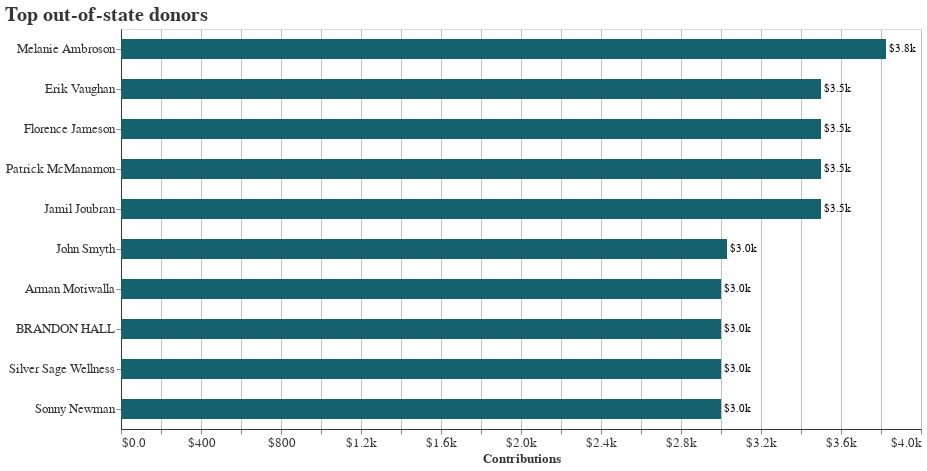

The notebook cell saved with this chart:
### Code cell
# Chart
top_outside_donors_chart = alt.Chart(top_outside_donors).mark_bar().encode(
    x=alt.X('amount', axis=alt.Axis(format='$.2s', title='Contributions')),
    y=alt.Y('contributorName', axis=alt.Axis(title=''), sort='-x'),
)

top_outside_donors_text = top_outside_donors_chart.mark_text(
    align='left',
    baseline='middle',
    dx=3  # Nudges text to right so it doesn't appear on top of the bar
).encode(
    text=alt.Text( 'amount:Q', format='$.2s'),
)


(top_outside_donors_chart + top_outside_donors_text).properties(
    title={
        "text":"Top out-of-state donors",
#         "subtitle":"Cash raised as of March 12, 2023"
    },
    height=400,
    width=800
)

### Figure 1 — Vega-Lite specification as saved in the notebook (floating-point values rounded to 4 significant figures)
{"width": 800, "config": {"arc": {"fill": "#15616D"}, "area": {"fill": "#15616D"}, "bar": {"size": 20, "binSpacing": 10, "continuousBandSize": 5, "fill": "#15616D", "stroke": false}, "circle": {"fill": "#15616D", "stroke": "#363636", "strokeWidth": 0.5}, "line": {"stroke": "#15616D"}, "path": {"stroke": "#15616D"}, "point": {"stroke": "#15616D"}, "rect": {"fill": "#15616D"}, "shape": {"stroke": "#15616D"}, "symbol": {"fill": "#15616D"}, "title": {"font": "Roboto Mono", "color": "#363636", "fontSize": 20.0, "anchor": "start"}, "axis": {"titleFont": "Roboto Mono", "titleColor": "#363636", "titleFontSize": 12.8, "labelFont": "Roboto Mono", "labelColor": "#363636", "labelFontSize": 12.8, "gridColor": "#b9c4c1", "domainColor": "#363636"}, "header": {"labelFont": "Roboto Mono", "titleFont": "Roboto Mono", "labelFontSize": 16, "titleFontSize": 16}, "legend": {"titleFont": "Roboto Mono", "titleColor": "#363636", "titleFontSize": 12.8, "labelFont": "Roboto Mono", "labelColor": "#363636", "labelFontSize": 12.8}, "range": {"category": ["#001524", "#15616D", "#ACBDBA", "#FF7D00", "#78290F"], "diverging": ["#850018", "#cd1549", "#f6618d", "#fbafc4", "#f5f5f5", "#93c5fe", "#5091e6", "#1d5ebd", "#002f84"], "heatmap": ["#ffb5d4", "#ff97b8", "#ff7499", "#fc4c78", "#ec245f", "#d2004b", "#b10034", "#91001f", "#720008"], "ramp": ["#ffb5d4", "#ff97b8", "#ff7499", "#fc4c78", "#ec245f", "#d2004b", "#b10034", "#91001f", "#720008"], "ordinal": ["#ffb5d4", "#ff97b8", "#ff7499", "#fc4c78", "#ec245f", "#d2004b", "#b10034", "#91001f", "#720008"]}}, "layer": [{"mark": "bar", "encoding": {"x": {"axis": {"format": "$.2s", "title": "Contributions"}, "field": "amount", "type": "quantitative"}, "y": {"axis": {"title": ""}, "field": "contributorName", "sort": "-x", "type": "nominal"}}}, {"mark": {"type": "text", "align": "left", "baseline": "middle", "dx": 3}, "encoding": {"text": {"field": "amount", "format": "$.2s", "type": "quantitative"}, "x": {"axis": {"format": "$.2s", "title": "Contributions"}, "field": "amount", "type": "quantitative"}, "y": {"axis": {"title": ""}, "field": "contributorName", "sort": "-x", "type": "nominal"}}}], "data": {"name": "data-c14796f55bb7f3c9224322e2094f7e7c"}, "height": 400, "title": {"text": "Top out-of-state donors"}, "$schema": "https://vega.github.io/schema/vega-lite/v4.17.0.json", "datasets": {"data-c14796f55bb7f3c9224322e2094f7e7c": [{"contributorName": "Melanie Ambroson", "contributorStateCode": "MO", "amount": 3825.0}, {"contributorName": "Erik Vaughan", "contributorStateCode": "OH", "amount": 3500.0}, {"contributorName": "Florence Jameson", "contributorStateCode": "NV", "amount": 3500.0}, {"contributorName": "Patrick McManamon", "contributorStateCode": "OH", "amount": 3500.0}, {"contributorName": "Jamil Joubran", "contributorStateCode": "MI", "amount": 3500.0}, {"contributorName": "John Smyth", "contributorStateCode": "PA", "amount": 3030.0}, {"contributorName": "Arman Motiwalla", "contributorStateCode": "UT", "amount": 3000.0}, {"contributorName": "BRANDON HALL", "contributorStateCode": "CA", "amount": 3000.0}, {"contributorName": "Silver Sage Wellness", "contributorStateCode": "NV", "amount": 3000.0}, {"contributorName": "Sonny Newman", "contributorStateCode": "NV", "amount": 3000.0}]}}
